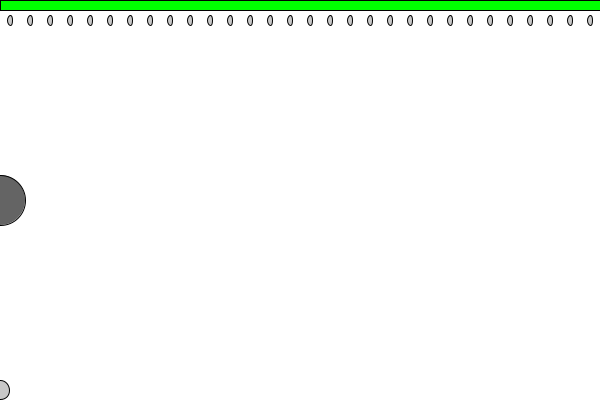
Frame 1 (no input)
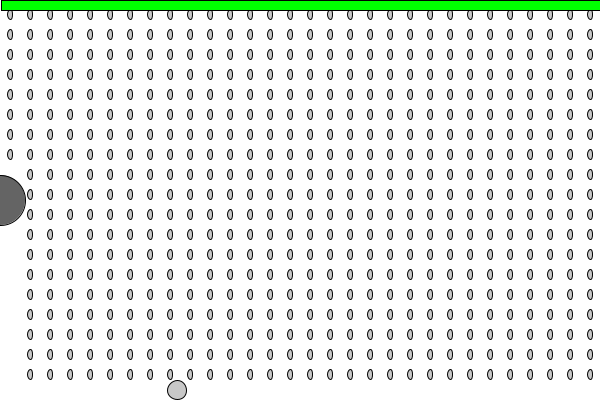
Frame 60 (the mouse pressed at the canvas centre just before this capture)
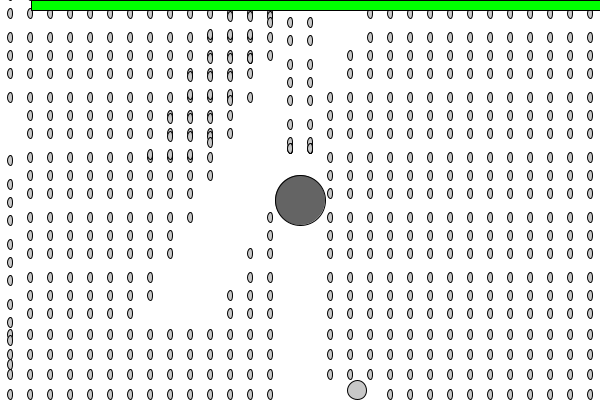
Frame 120 (the mouse held since frame 60 and released just before this capture)

The Processing sketch that drew these frames (run headless with seeded random() and noise(); from frame 60 on, the mouse is pressed at the canvas centre):

// Processing sketch: processing_171034
// ── processing_171034.pde

// DO NOT DETELE THIS
Umbrella umbrella;
Rain[] rain = new Rain [630];
int auxPosition;
int auxJumper;  
Guy guy;
float health;

// Set stuff here
int umbrellaSize;
int dropSize;
float dropSpeed;
float guySpeed;
int guySize;
float guyStartPosX;

boolean isGameRunning;

void setup(){
  
 size(600, 400);
 
auxPosition = 0;
auxJumper = 0;  
 
 // Set stuff here
umbrellaSize = 50;
dropSize = 10;
dropSpeed = 6;
guySpeed = 3.0f;
guySize = 19;
guyStartPosX = 0;

 
 umbrella = new Umbrella();
 umbrella.setSize(umbrellaSize);
 
 for (int i = 0; i < rain.length; i++){

    rain[i] = new Rain();
    if (i % 30 == 0) {
      auxPosition++;
      auxJumper = 0;
    } else {
      auxJumper++;
    }    
    rain[i].setDrop((auxJumper * 20) + dropSize, (auxPosition*20) - height, dropSize, dropSpeed);

  }
  guy = new Guy();
  guy.prime(guySpeed, guySize, guyStartPosX);
  
  health = 100;
  
  isGameRunning = true;
}

void draw(){
  background(255);
  
  if (health > 0){
   for (int j = 0; j < rain.length; j++){
    rain[j].drawDrop();
    rain[j].repeatDrop();
    rain[j].verifyCollision(umbrellaSize, guySize, guy.posX);
  }

  guy.Update();
  
  umbrella.drawUmbrella();
  drawHealthBar();
 }
 
 reset(); 
  
}

void drawHealthBar(){
 
 float hp = map (health, 0, 100, width, 0);
 fill(0,255,0);
 rect(hp,0,width,10);

}

void reset(){
  
  if (health <=0){
   isGameRunning = false;
   textSize(40);
   textAlign(CENTER, CENTER);
   fill(0);
   text ("Game Over", width/2, height/2);
   
   textSize(20);
   text ("Click to play again", width/2, height/2 + 100);
    
  }
  
}

void mouseClicked(){
  if (!isGameRunning){
   setup ();
  }
}



class Guy {

  float movement;
  float speed;
  int guySize;
  float posX;

  void prime(float _speed, int _size, float _x) {
    speed = _speed;
    posX = _x;
    guySize = _size;
  }

  void Update() {

    ellipse(posX, 390, guySize, guySize);
    posX += speed;
    
    if (posX >= width || posX < 0) {
      speed *= -1;
    }
  }
}
     
  
class Rain {
  
float posX, posY, dropSize, fallSpeed;

void setDrop(float _posX, float _posY, float _dropSize, float _fallSpeed){
  posX = _posX;
  posY = _posY;
  dropSize = _dropSize;
  fallSpeed = _fallSpeed;
  
}

void drawDrop(){
  fill(200);
  
  ellipse(posX, posY, dropSize/2, dropSize);
  
  posY += fallSpeed;
}

void repeatDrop(){
 
 if (posY > height + dropSize){
  
  posY = -dropSize/2;
   
 }
  
}

void verifyCollision(int umbrella, int guySize, float guyPosX){

if (posY + dropSize/2 >= height/2 - umbrella/2 &&
    posY - dropSize/2 < height/2 + umbrella/2 &&
    posX + dropSize/4 >= mouseX - umbrella/2 &&
    posX - dropSize/4 < mouseX + umbrella/2){
 
 posY = -height/2;
  
}

if (posY + dropSize/2 >= 390 - guySize/2 &&
    posY - dropSize/2 < 390 + guySize/2 &&
    posX + dropSize/4 >= guyPosX - umbrella/2 &&
    posX - dropSize/4 < guyPosX + umbrella/2){
 
 health -= 0.1;
 posY = -height/2;
  
}
}
}



class Umbrella {
  
PVector umbrellaPosition = new PVector(mouseX, height/2);
int umbrellaSize;

void setSize(int _size){
  umbrellaSize = _size;
}

void drawUmbrella(){
 fill(100);
 ellipse(mouseX, umbrellaPosition.y, umbrellaSize, umbrellaSize);
  
}
}
